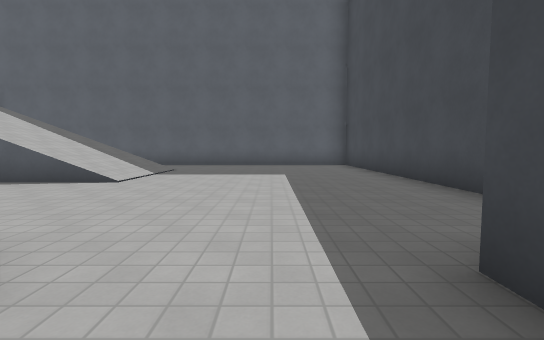
view 1 (above)

16 first-person views from a walk through a 3-D level made in the Godot game engine. The camera is 1.2 m above the floor, tilts 4° down and sees 85° across. The floor is counted in squares, 2 m on a side. Each view is taken from the middle of a square. On the plan, view 1 faces up. The plan holds only what a view shows up to about 9 squares ahead; the rest is blank. The place goes on beyond the plan. Surface patterns are stand-ins for the level's own textures.

view 2
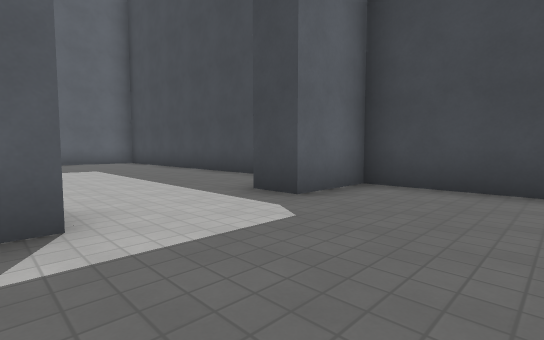

view 3
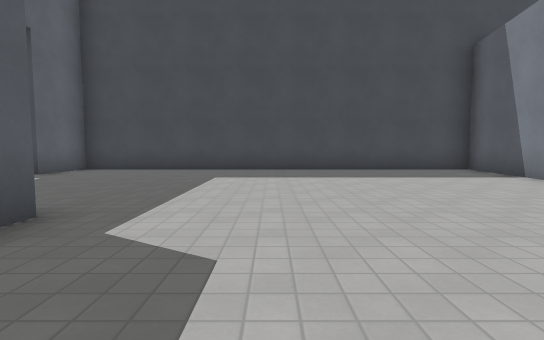

view 4
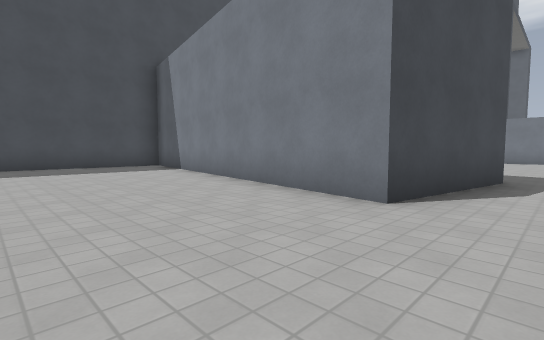

view 5
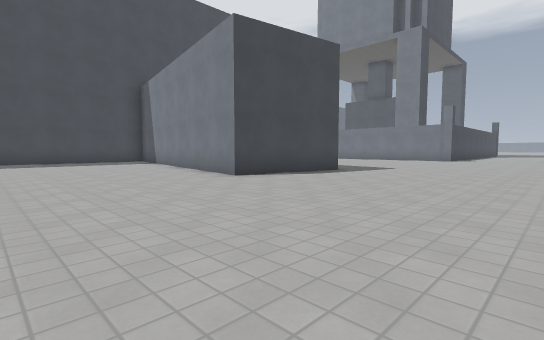

view 6
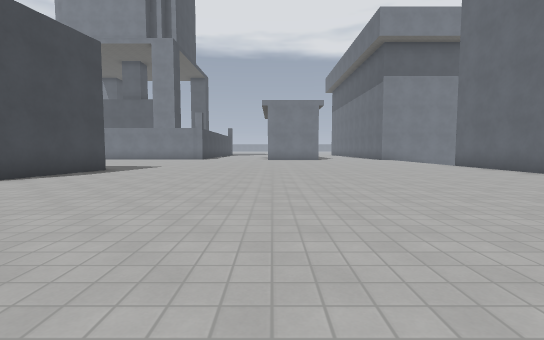

view 7
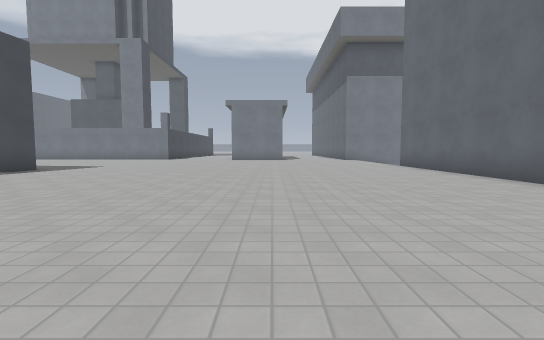

view 8
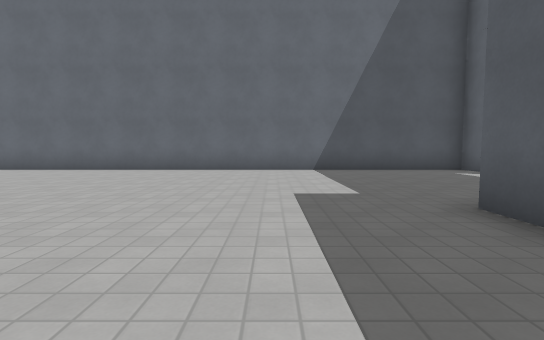

view 9
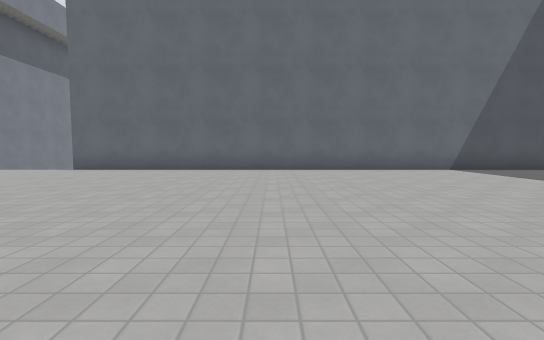

view 10
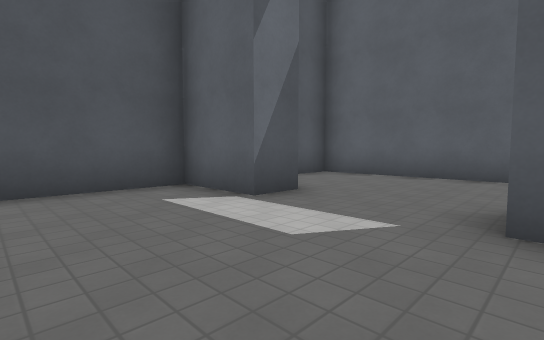

view 11
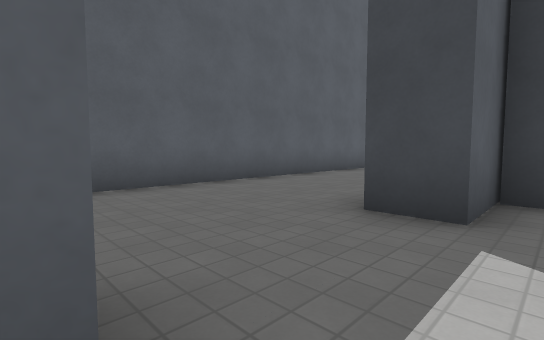

view 12
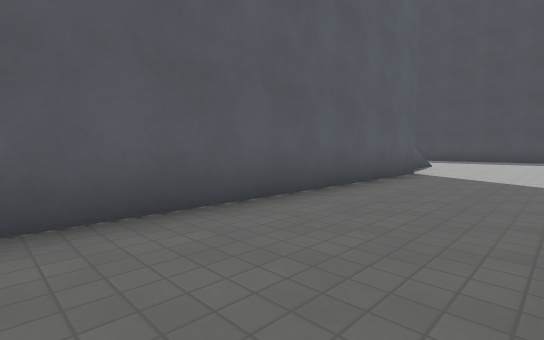

view 13
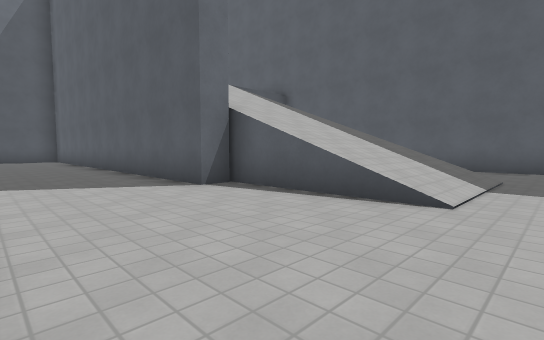

view 14
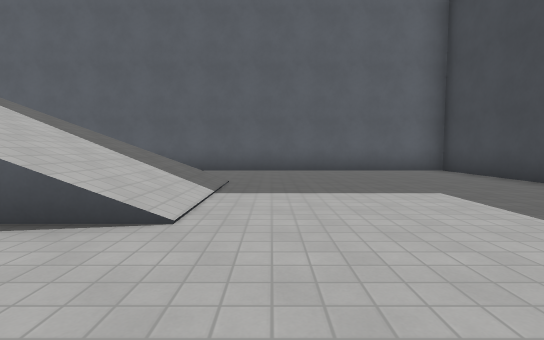

view 15
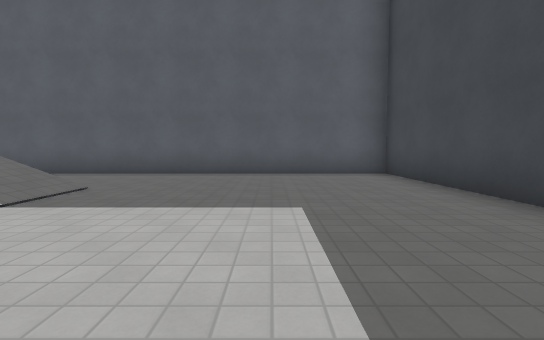

view 16
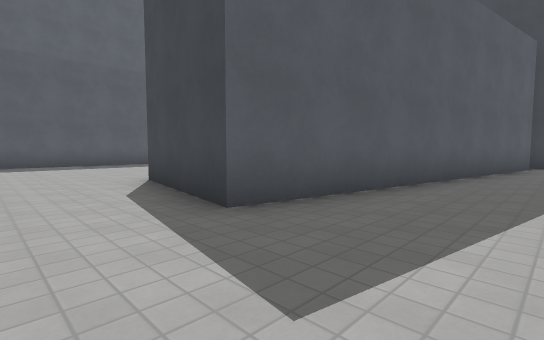

### Floor plan
Key: @ floor where view 1 was taken; # wall or solid block; . floor; / step, stairs or slope; v drop or lower ground.
Columns run from 19 left of view 1 to 3 right of it. Each row starts with its distance up from view 1.
 12             ###########
 11               ........#
 10                .......#
  9                 ......#
  8           ///////.....#
  7           ///////.....#
  6            //////.....#
  5 #############.........#
  4 #.....................#
  3  .....................
  2   ....................
  1 v##..##          #...##
  0 #.....#          ..@..#
 -1 #.....           .....#
 -2 #.....          ......#
 -3 #.....##   #   #......#
 -4 #........  .. ........#
 -5 #.....................#
 -6 #.....................#
 -7 #.....................#
 -8 #.....................#
 -9 #.....................#
-10 #...........#######...#
-11 #...........#     #####
-12 #...........##
-13 #............#######
-14 #....  ............####
-15 v...   ..............

Where each view was taken, in squares from view 1:
view 1: 0 up, 0 right, facing up
view 2: 2 down, 2 left, facing up-right
view 3: 5 down, 6 left, facing right
view 4: 6 down, 8 left, facing down-right
view 5: 5 down, 12 left, facing down-right
view 6: 4 down, 12 left, facing down
view 7: 4 down, 14 left, facing down
view 8: 5 down, 10 left, facing left
view 9: 9 down, 10 left, facing left
view 10: 2 down, 14 left, facing up-left
view 11: 0 up, 17 left, facing up-right
view 12: 2 up, 14 left, facing up-right
view 13: 2 up, 2 left, facing up-left
view 14: 3 up, 2 left, facing up
view 15: 4 up, 0 right, facing up
view 16: 15 down, 9 left, facing up-right
